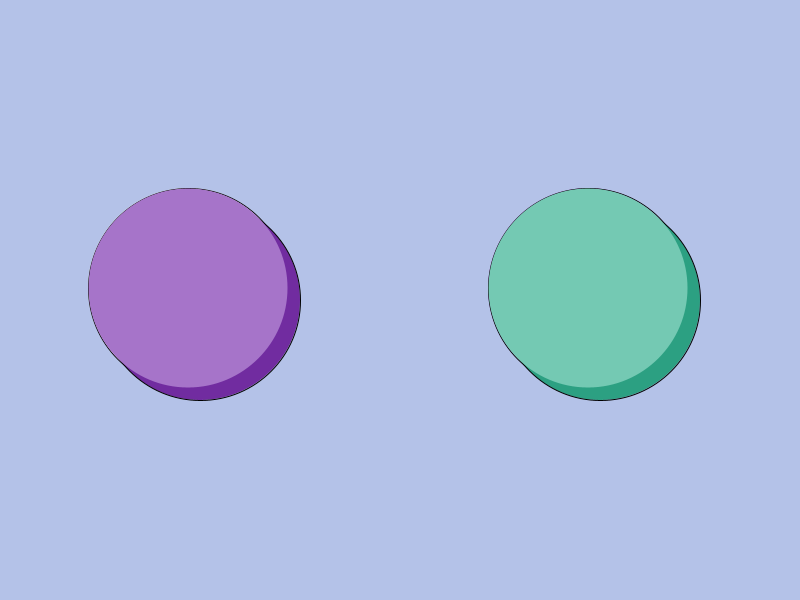
Frame 1 (no input)
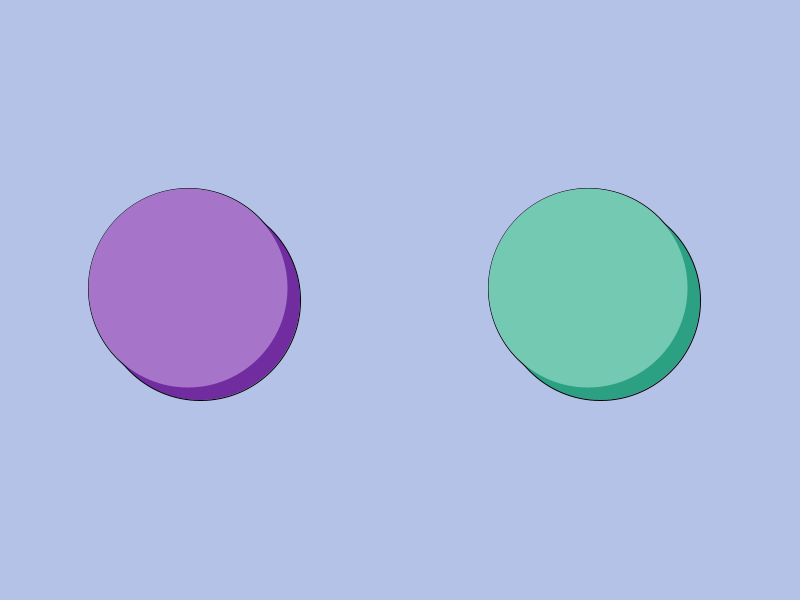
Frame 60 (the mouse pressed at the canvas centre just before this capture)
Frame 120 (the mouse held since frame 60 and released just before this capture): identical to frame 60, image omitted

The Processing sketch that drew these frames (run headless with seeded random() and noise(); from frame 60 on, the mouse is pressed at the canvas centre):

// Processing sketch: p4checkpoint
// ── p4checkpoint.pde
//Trevor Chen
//2-2
//23/4/3

int press1, pressStart1, pressSeq1, bX1, bY1, squish1, tactile1; // is button pressed, sequence start (separate so sequence is over frames of draw), squish sequence, button x, y, amount squished, if hovered
int press2, pressStart2, pressSeq2, bX2, bY2, squish2, tactile2;

color mC1 = #A674C9; // main color for button 1
color tC1 = #C08DE5; // tactile color for button 1
color topC1; // top color for button 1
color sC1 = #712CA0; // shadow color fot button 1
color mC2 = #74C9B3;
color tC2 = #8DE5CE;
color topC2;
color sC2 = #2CA082;

void setup() {
  size(800, 600);
  pressSeq2 = 0;
  pressSeq1 = 0;
  squish1 = 2; // amound per stage button moves when pressed
  squish2 = 2; 
  bX1 = 200;
  bY1 = 300;
  bX2 = 600;
  bY2 = 300;
}

void draw() {
  if (press1 == 1) { //  this could have been inside each button but oops too late and lazy
    background(#D3B4E8);
  } else if (press2 == 1) {
    background(#B4E8DB);
  } else {
    background(#B4C2E8);
  }
  
  button1();
  button2();
  
}

void button1() {
  // squishy button 1
  if (dist(bX1 - squish1 * 6, bY1 - squish1 * 6, mouseX, mouseY) <= 100) {
    topC1 = tC1; // top color becomes tactile color
  } else {
    topC1 = mC1; // top color becomes non tactile (main) color
  }
  
  // goes up 1/5 every frame of draw, to slow down movement to be seen, only when button is pressed
  if (pressStart1 == 1 && pressSeq1 <= 5) { 
    pressSeq1 += 1;
    println(pressSeq1);
  } else if (pressStart1 == 0 && pressSeq1 >= 0) { // when button released button unpresses over frames of draw
    pressSeq1 -= 1;
    println(pressSeq1);
  }
  
  // i realize i couldve put multiplication of squish to be related to pressSeq, and made pressSeq into a function, but tooooooooooo lateeeeeeeeeeee ;D
  if (pressSeq1 <= 0) {
    stroke(0);
    circle(bX1 - squish1 * 6, bY1 - squish1 * 6, 200);
    fill(sC1);
    circle(bX1, bY1, 200);
    fill(topC1);
    noStroke();
    circle(bX1 - squish1 * 6, bY1 - squish1 * 6, 199);
  } else if (pressSeq1 == 1) {
    stroke(0);
    circle(bX1 - squish1 * 5, bY1 - squish1 * 5, 200);
    fill(sC1);
    circle(bX1, bY1, 200);
    fill(topC1);
    noStroke();
    circle(bX1 - squish1 * 5, bY1 - squish1 * 5, 199);
  } else if (pressSeq1 == 2) {
    stroke(0);
    circle(bX1 - squish1 * 4, bY1 - squish1 * 4, 200);
    fill(sC1);
    circle(bX1, bY1, 200);
    fill(topC1);
    noStroke();
    circle(bX1 - squish1 * 4, bY1 - squish1 * 4, 199);
  } else if (pressSeq1 == 3) {
    stroke(0);
    circle(bX1 - squish1 * 3, bY1 - squish1 * 3, 200);
    fill(sC1);
    circle(bX1, bY1, 200);
    fill(topC1);
    noStroke();
    circle(bX1 - squish1 * 3, bY1 - squish1 * 3, 199);
  } else if (pressSeq1 == 4) {
    stroke(0);
    circle(bX1 - squish1 * 2, bY1 - squish1 * 2, 200);
    fill(sC1);
    circle(bX1, bY1, 200);
    fill(topC1);
    noStroke();
    circle(bX1 - squish1 * 2, bY1 - squish1 * 2, 199);
  } else if (pressSeq1 >= 5) {
    stroke(0);
    circle(bX1 - squish1, bY1 - squish1, 200);
    fill(sC1);
    circle(bX1, bY1, 200);
    fill(topC1);
    noStroke();
    circle(bX1 - squish1, bY1 - squish1, 199);
  }
}

void button2() {
  // squishy button 2
  
  if (dist(bX2 - squish1 * 6, bY2 - squish1 * 6, mouseX, mouseY) <= 100) {
    topC2 = tC2;
  } else {
    topC2 = mC2;
  }
  
  if (pressStart2 == 1 && pressSeq2 <= 5) {
    pressSeq2 += 1;
    println(pressSeq2);
  } else if (pressStart2 == 0 && pressSeq2 >= 0) {
    pressSeq2 -= 1;
    println(pressSeq2);
  }
  
  if (pressSeq2 <= 0) {
    stroke(0);
    circle(bX2 - squish2 * 6, bY2 - squish2 * 6, 200);
    fill(sC2);
    circle(bX2, bY2, 200);
    fill(topC2);
    noStroke();
    circle(bX2 - squish2 * 6, bY2 - squish2 * 6, 199);
  } else if (pressSeq2 == 1) {
    stroke(0);
    circle(bX2 - squish2 * 5, bY2 - squish2 * 5, 200);
    fill(sC2);
    circle(bX2, bY2, 200);
    fill(topC2);
    noStroke();
    circle(bX2 - squish2 * 5, bY2 - squish2 * 5, 199);
  } else if (pressSeq2 == 2) {
    stroke(0);
    circle(bX2 - squish2 * 4, bY2 - squish2 * 4, 200);
    fill(sC2);
    circle(bX2, bY2, 200);
    fill(topC2);
    noStroke();
    circle(bX2 - squish2 * 4, bY2 - squish2 * 4, 199);
  } else if (pressSeq2 == 3) {
    stroke(0);
    circle(bX2 - squish2 * 3, bY2 - squish2 * 3, 200);
    fill(sC2);
    circle(bX2, bY2, 200);
    fill(topC2);
    noStroke();
    circle(bX2 - squish2 * 3, bY2 - squish2 * 3, 199);
  } else if (pressSeq2 == 4) {
    stroke(0);
    circle(bX2 - squish2 * 2, bY2 - squish2 * 2, 200);
    fill(sC2);
    circle(bX2, bY2, 200);
    fill(topC2);
    noStroke();
    circle(bX2 - squish2 * 2, bY2 - squish2 * 2, 199);
  } else if (pressSeq2 >= 5) {
    stroke(0);
    circle(bX2 - squish2, bY2 - squish2, 200);
    fill(sC2);
    circle(bX2, bY2, 200);
    fill(topC2);
    noStroke();
    circle(bX2 - squish2, bY2 - squish2, 199);
  }
}

void mousePressed() {
  if (dist(bX1 - squish1 * 6, bY1 - squish1 * 6, mouseX, mouseY) <= 100 ) { // b1
    press1 = 1;
    pressStart1 = 1;
    println(pressStart1);
  }
  
  if (dist(bX2 - squish2 * 6, bY2 - squish2 * 6, mouseX, mouseY) <= 100 ) { // b2
    press2 = 1;
    pressStart2 = 1;
    println(pressStart2);
  }
}

void mouseReleased() {
  if (press1 == 1) { // b1
    println(pressStart1);
    pressStart1 = 0;
    press1 = 0;
  }
  
  if (press2 == 1) { // b2
    println(pressStart2);
    pressStart2 = 0;
    press2 = 0;
  }
}
